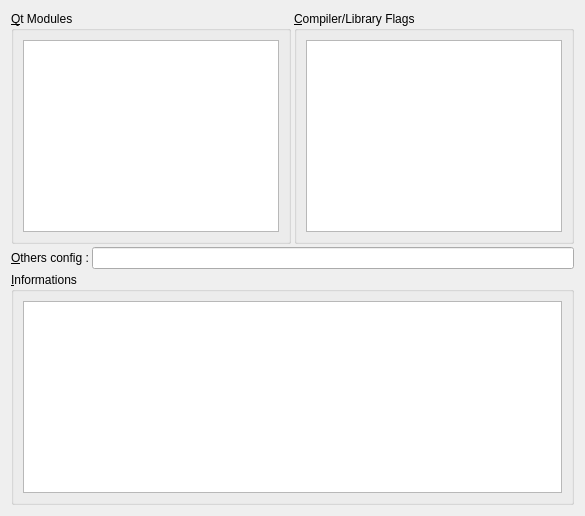
     <widget class="QWidget" name="wLibraries" >
      <layout class="QGridLayout" >
    
       <property name="horizontalSpacing" >
        <number>3</number>
       </property>
       <property name="verticalSpacing" >
        <number>3</number>
       </property>
       <item row="1" column="0" colspan="2" >
        <layout class="QHBoxLayout" >
         <property name="spacing" >
          <number>3</number>
         </property>
      
         <item>
          <widget class="QLabel" name="lConfig" >
           <property name="text" >
            <string>&amp;Others config :</string>
           </property>
           <property name="buddy" >
            <cstring>leConfig</cstring>
           </property>
          </widget>
         </item>
         <item>
          <widget class="QLineEdit" name="leConfig" />
         </item>
        </layout>
       </item>
       <item row="0" column="0" >
        <widget class="QGroupBox" name="gbQtModules" >
         <property name="title" >
          <string>&amp;Qt Modules</string>
         </property>
         <layout class="QVBoxLayout" >
          <property name="spacing" >
           <number>3</number>
          </property>
       
          <item>
           <widget class="QListWidget" name="lwQtModules" >
            <property name="statusTip" >
             <string>QT</string>
            </property>
           </widget>
          </item>
         </layout>
        </widget>
       </item>
       <item row="0" column="1" >
        <widget class="QGroupBox" name="gbCompilerFlags" >
         <property name="title" >
          <string>&amp;Compiler/Library Flags</string>
         </property>
         <layout class="QVBoxLayout" >
          <property name="spacing" >
           <number>3</number>
          </property>
       
          <item>
           <widget class="QListWidget" name="lwCompilerFlags" >
            <property name="statusTip" >
             <string>CONFIG</string>
            </property>
           </widget>
          </item>
         </layout>
        </widget>
       </item>
       <item row="2" column="0" colspan="2" >
        <widget class="QGroupBox" name="gbInformations" >
         <property name="sizePolicy" >
          <sizepolicy vsizetype="Expanding" hsizetype="Expanding" >
           <horstretch>99</horstretch>
           <verstretch>0</verstretch>
          </sizepolicy>
         </property>
         <property name="title" >
          <string>&amp;Informations</string>
         </property>
         <layout class="QVBoxLayout" >
          <property name="spacing" >
           <number>3</number>
          </property>
       
          <item>
           <widget class="QTextBrowser" name="tbInformations" />
          </item>
         </layout>
        </widget>
       </item>
      </layout>
     </widget>
